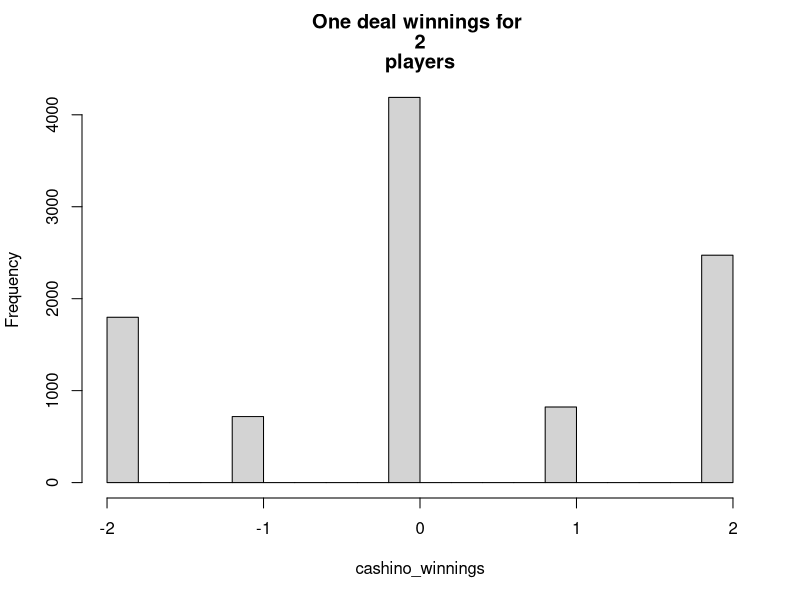
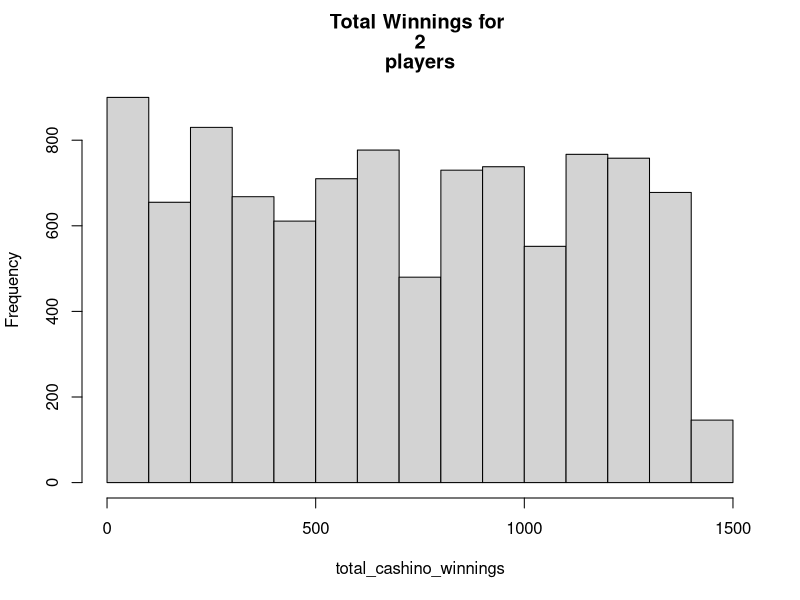
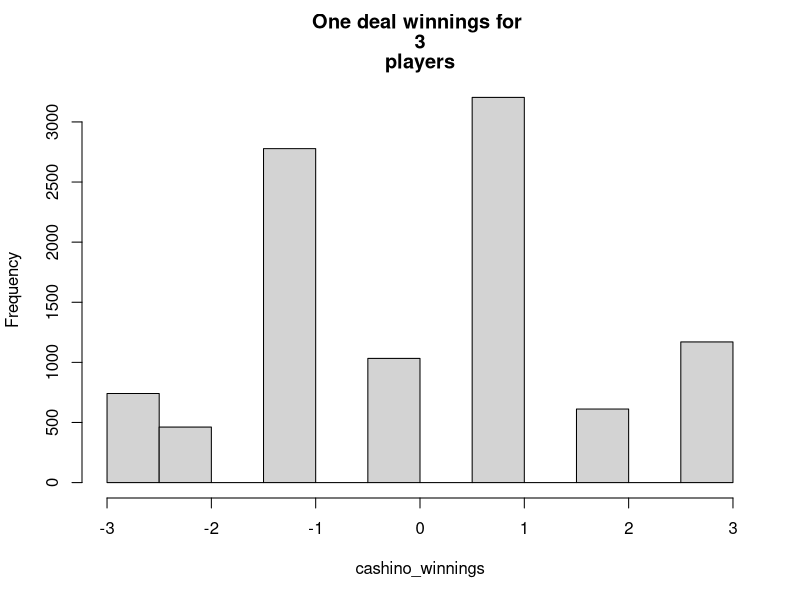
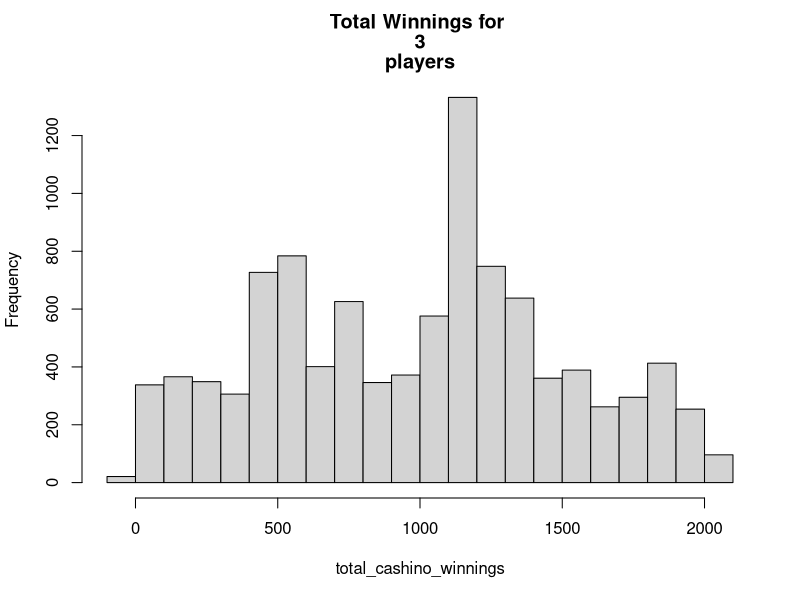
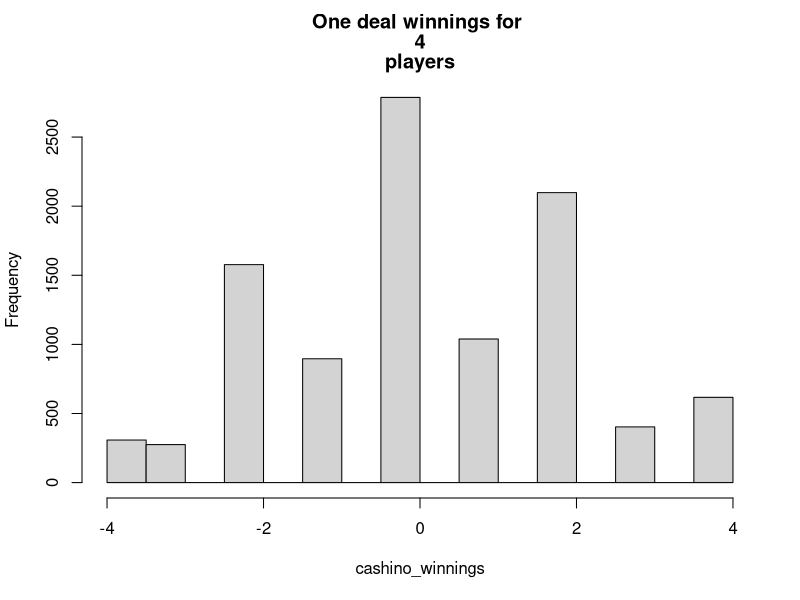
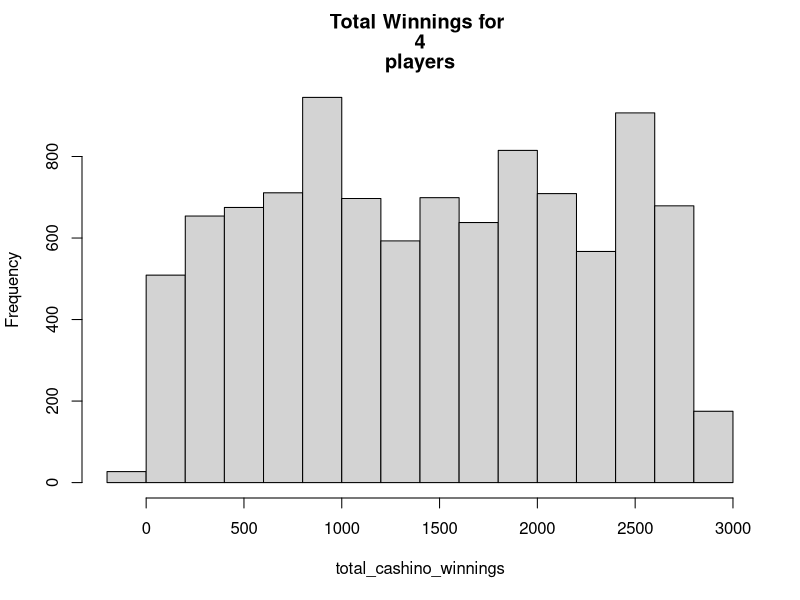
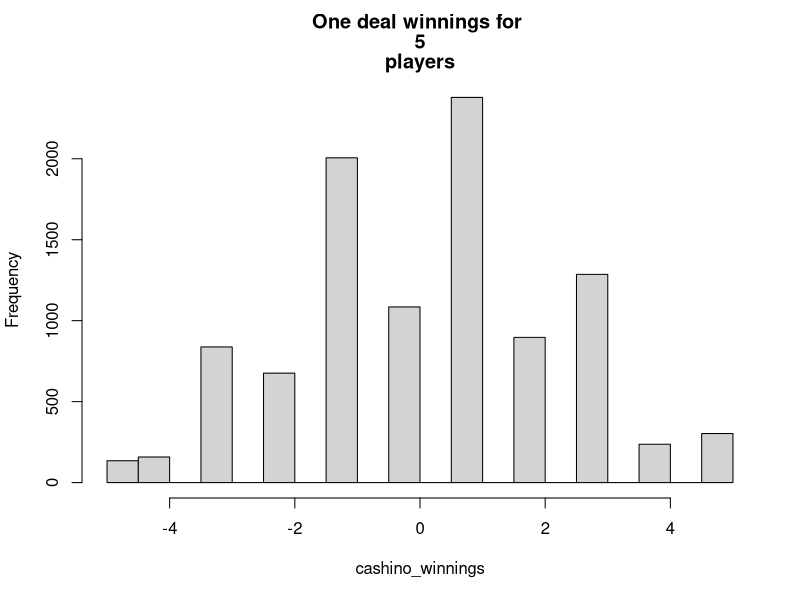
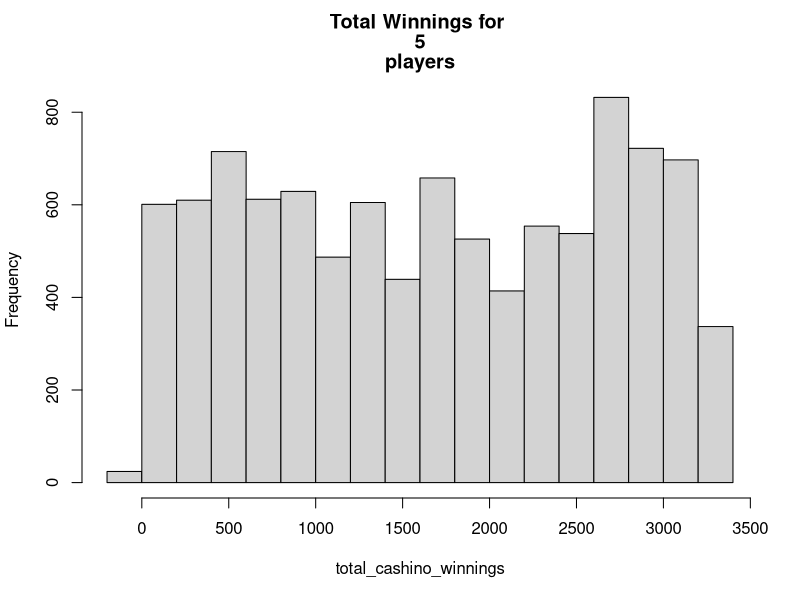

Source code (R) for these figures, in order:
# Rules of Black Jack Game #
# Player bets $1 , if player wins he gets his money back plus 1$ #
# if player loses he loses $1 #
# if a tie happens, player recovers his money #
# chance of player winning is 0.4222, chance of tie is 0.0848 #
# Chance of dealer winning is 0.493 #

# This Simulation for 10,000 Blackjack hands.
cashino_winnings <- vector("integer", 10000)
total_cashino_winnings <- vector("integer", 10000)


##  Comapre between cases of number of players below to determine which more profit for the cashino 
# 2 - dealer and a player
# 3 - dealer and 2 players
# 4 - dealer and 3 players
# 5 - dealer and 4 players

for (p in 2:5){
# one hand of play #
numplayers <- p
  for (i in 1:length(cashino_winnings)){
  
   onhand <- sample( c("D", "P", "T"), numplayers, prob = c(0.493, 0.4222,0.0848), replace = TRUE)
   
  # if the dealer wins, the cashino will get $1 of the player but if the player wins, the cahino will loss $1 as the player
  # will return his $1 and gain $1.
  # calculate the profit to the casino.
   cashino_winnings[i] <- length(onhand[onhand == "P"])* -1 + length(onhand[onhand == "D"])
  
    if(i != 1){
      total_cashino_winnings[i] <- total_cashino_winnings[i-1] + cashino_winnings[i]
    }else{
      total_cashino_winnings[i] <- cashino_winnings[i]
    }
  }

hist(cashino_winnings,  main= c("One deal winnings for ",p, "players") )
hist(total_cashino_winnings , main= c("Total Winnings for ",p, "players") )
}

#plot (total_cashino_winnings)
#plot(cashino_winnings)
# hist(total_cashino_winnings)
#hist(cashino_winnings)



